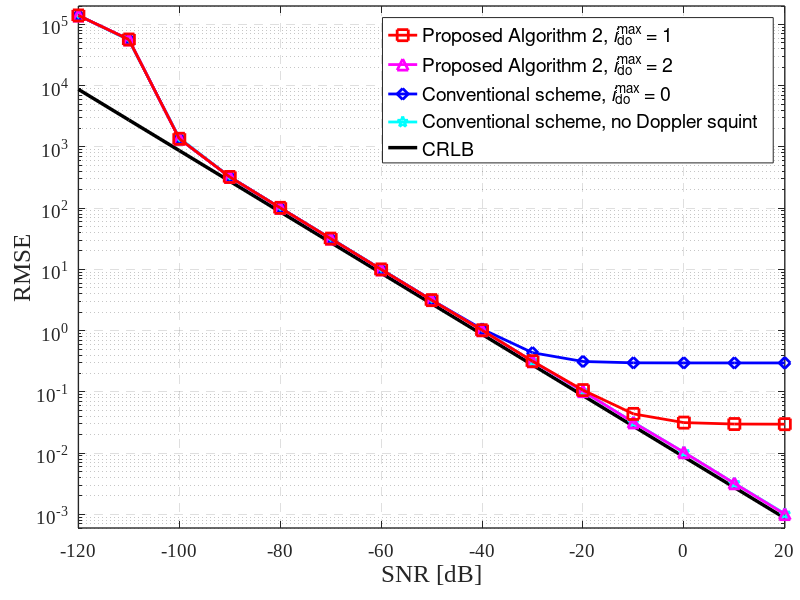

This chart was generated by the following MATLAB code:
clear, clc

load('Z1_Save_Doppler_CRB_v0_BD_V1_1');

MarkerSize = 8;
LineWidth = 2;
Fontsize = 14;

%% 
RMSE_Doppler_set_1 = sqrt(MSE_Doppler_set_1);
RMSE_Doppler_set_2 = sqrt(MSE_Doppler_set_2);
RMSE_Doppler_set_3 = sqrt(MSE_Doppler_set_3);
RMSE_Doppler_set_0 = sqrt(MSE_Doppler_set_0);
RCRB_Doppler_set = sqrt(CRB_Doppler_set);

figure
c15 = semilogy(SNR_dBs,RCRB_Doppler_set,'-k','LineWidth',LineWidth + 0.5); hold on; grid on;
c14 = semilogy(SNR_dBs,RMSE_Doppler_set_0,'-cp','LineWidth',LineWidth,'MarkerSize',MarkerSize);
c13 = semilogy(SNR_dBs,RMSE_Doppler_set_1,'-bd','LineWidth',LineWidth,'MarkerSize',MarkerSize);
c12 = semilogy(SNR_dBs,RMSE_Doppler_set_3,'-m^','LineWidth',LineWidth,'MarkerSize',MarkerSize);
c11 = semilogy(SNR_dBs,RMSE_Doppler_set_2,'-rs','LineWidth',LineWidth,'MarkerSize',MarkerSize);
axis([-120 20 6e-4 2e5])
set(gca,'ytick',[1e-3 1e-2 1e-1 1e0 1e1 1e2 1e3 1e4 1e5]);
set(gca, 'GridLineStyle', '--','FontSize',Fontsize, 'linewidth',1.0,'Fontname','Times New Roman');
xlabel('SNR [dB]','Fontsize',18); ylabel('RMSE','Fontsize',18)
set(gcf, 'position', [600 250 700 500]);
set(gca,'position',[0.098 0.12 0.883 0.87])
axis normal;
h1 = legend([c11,c12,c13,c14,c15],'Proposed Algorithm 2, {{\it{i}}_{do}^{max}} = 1',...
    'Proposed Algorithm 2, {{\it{i}}_{do}^{max}} = 2','Conventional scheme, {{\it{i}}_{do}^{max}} = 0',...
    'Conventional scheme, no Doppler squint','CRLB','Location','northeast');
set(h1,'Fontsize',Fontsize);
